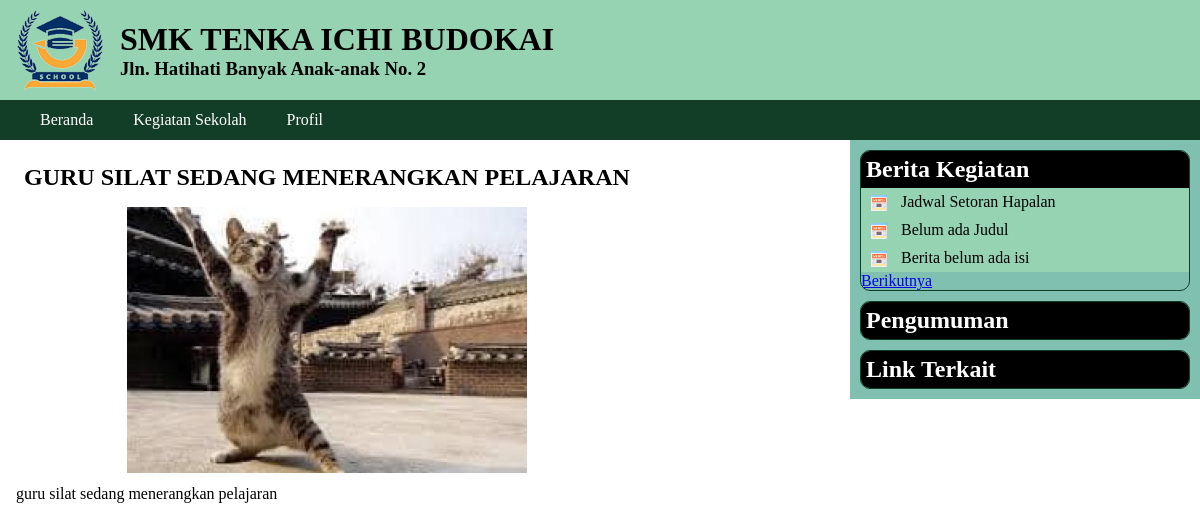
Page /kegiatan.php?id=2 on the committed database.
### tables this page shows
CREATE TABLE `kegiatan` (
  `ID_kegiatan` int(10) NOT NULL,
  `judul_kegiatan` varchar(200) NOT NULL,
  `artikel_kegiatan` text NOT NULL,
  `tgl_upload` datetime NOT NULL,
  `ID_admin` int(2) NOT NULL
);

CREATE TABLE `foto_kegiatan` (
  `ID` int(10) NOT NULL,
  `ID_kegiatan` int(10) NOT NULL,
  `foto` varchar(100) NOT NULL,
  `caption` varchar(255) NOT NULL
);

### kegiatan.php (the view, shortened to what this page needs)
<?php
include "admin/config.php";
include "admin/functions.php";
$p = isset($_GET['p'])? $_GET['p'] : 1;
$limit = 3;
$start = ($p-1) * $limit;
$sql2 = " SELECT ID_kegiatan,
                 judul_kegiatan
          FROM kegiatan
          ORDER BY ID_kegiatan DESC
          LIMIT $start, $limit ";
$hasil2 = get_data($sql2);
include "header.php";
?>
<main>
<section>
<?php
if (isset($_GET["id"])) {
 $id = $_GET["id"];
 $sql3 = " SELECT * FROM kegiatan
           WHERE ID_kegiatan = $id";
 $hasil3 = get_data($sql3);
 $berita = $hasil3[0];
 $sql4 = " SELECT * FROM foto_kegiatan
           WHERE ID_kegiatan = $id";
 $listfoto = get_data($sql4);
 echo "<h1>$berita[judul_kegiatan]</h1>";
 if (isset($listfoto[0])){
  $gambar = $listfoto[0]['foto'];
  cetak_foto( $gambar );
 }
 echo "<div>$berita[artikel_kegiatan]</div> ";
}
?>
</section>
<aside>
 <div class='widget'>
   <h2>Berita Kegiatan</h2>
   <ul class='daftar_link'>
<?php
for($i=0; $i<count($hasil2); $i++) {
    $id_kegiatan = $hasil2[$i]["ID_kegiatan"];
    $judul = $hasil2[$i]["judul_kegiatan"];
    echo "<li>
    <a href='kegiatan.php?id=$id_kegiatan'>
    $judul</a></li> ";
}
?>
   </ul>
<?php
$next_p = $p + 1;
echo "<a href='kegiatan.php?p=$next_p'>
      Berikutnya </a>";
?>
 </div>
 <div class='widget'>
  <h2>Pengumuman</h2>
 </div>
 <div class='widget'>
  <h2>Link Terkait</h2>
 </div>
</aside>
</main>
</body>
</html>

### admin/functions.php (shortened to what this page needs)
<?php
function get_data( $sql ) {
    global $koneksi;
    $hasil = array();
    $query = mysqli_query($koneksi, $sql);
    if (mysqli_num_rows($query) == 0) {
        return $hasil;
    }
    else
    {
        while( $row = mysqli_fetch_assoc($query)){
            $hasil[] = $row;
        }
        return $hasil;
    }
}
function cetak_foto($gambar) {
    echo "<blockquote>
    <a href='upload/$gambar'
       target='_blank'>
    <img src='upload/$gambar' width='400'>
    </a>
    </blockquote>";
}

### style.css (style rules this page uses)
* { margin:0; padding:0; }
main { display: flex; justify-content: space-between; }
main section { padding: 1rem; text-align: justify; }
blockquote { padding:0.5rem; text-align: center; }
section h1 { padding: 0.5rem; text-transform: uppercase; font-family: Impact; }
aside { width: 350px; background:#80c0b0; height: 100%; }
.widget { margin: 10px; border-radius: 10px; border:1px solid #123d26; overflow: hidden; }
.widget h2 { background:black; color:white; padding:5px; font-family:Tahoma; }
.daftar_link { list-style: none; }
.daftar_link li { background:#96d3b3; }
.daftar_link li::before { content: ''; display: inline-block; height: 16px; width: 16px; background-size: cover; background-image: url('images/icon-news.png'); background-repeat: no-repeat; margin-left: 10px; background-position: center center; vertical-align: middle; }
.daftar_link li a { display:inline-block; padding:5px 10px; text-decoration: none; color:black; }

### rows in the picture
kegiatan: judul_kegiatan "GURU SILAT SEDANG MENERANGKAN PELAJARAN", artikel_kegiatan "guru silat sedang menerangkan pelajaran"
foto_kegiatan: foto (picture)
kegiatan: judul_kegiatan "Jadwal Setoran Hapalan"
kegiatan: judul_kegiatan "Belum ada Judul"
kegiatan: judul_kegiatan "Berita belum ada isi"
